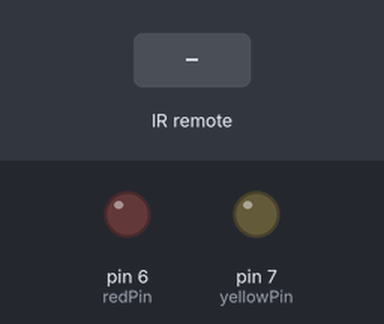
Bench run of a sketch on a simulated Arduino Uno, built with avr-gcc and run on an emulated ATmega328P. On the bench: output pins drawn as LEDs (lit = HIGH). Inputs (shaded band) come from the test bench.

Above: at 1.2 s.
1.3 s: infrared code 0xFF12ED received
At 2.5 s:
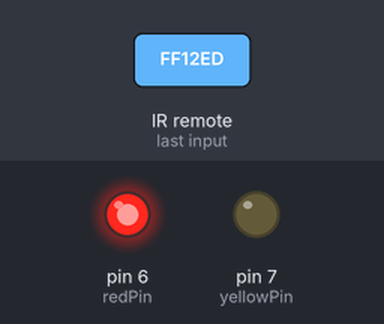
2.8 s: infrared code 0xFF02FD received
At 3.6 s:
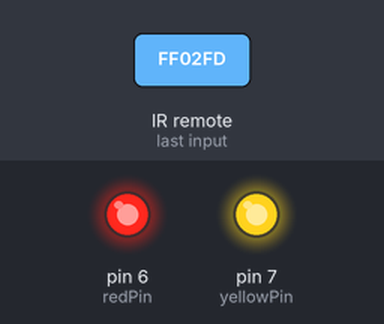
4.3 s: infrared code 0xFF12ED received
At 4.8 s:
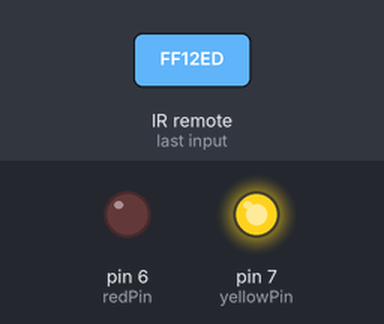
Timing chart, 0 to 7.3 s (numbered marks = the images above; inputs shaded):
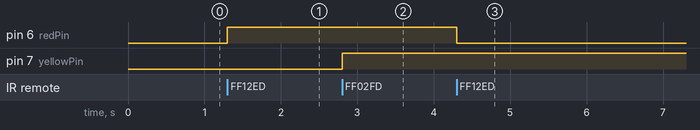

Measured:
- after the input at 1.3 s, pin 6 (redPin): LOW → HIGH at once
- after the input at 2.8 s, pin 7 (yellowPin): LOW → HIGH at once
- after the input at 4.3 s, pin 6 (redPin): HIGH → LOW at once

The sketch:

INFRA_ROUGE.ino
```cpp
#include <IRremote.h>

const int RECV_PIN = 4;

const int redPin = 6;
const int yellowPin = 7;


int togglestate = 0;
int togglestate1 = 0;


IRrecv irrecv(RECV_PIN);
decode_results results;

void setup()
{
  irrecv.enableIRIn();
  pinMode(redPin, OUTPUT);
  pinMode(yellowPin, OUTPUT);
  digitalWrite(redPin, LOW);
  digitalWrite(yellowPin, LOW);

  }

  void loop()
  {
    if (irrecv.decode(&results))
    {
      switch(results.value)
      {

            case 0xFF12ED:
        if (togglestate1==0)
        {
          digitalWrite(redPin, HIGH);
          togglestate1=1;
          }
          else {
            digitalWrite(redPin, LOW);
            togglestate1=0;
            }
                   break;
            if (irrecv.decode(&results))

            {
              case 0xFF02FD:
        if (togglestate==0)
        {
          digitalWrite(yellowPin, HIGH);
          togglestate=1;
          }
          else {
            digitalWrite(yellowPin, LOW);
            togglestate=0;
            }
              }


        break;


        }
        irrecv.resume();
      }

    }
```
